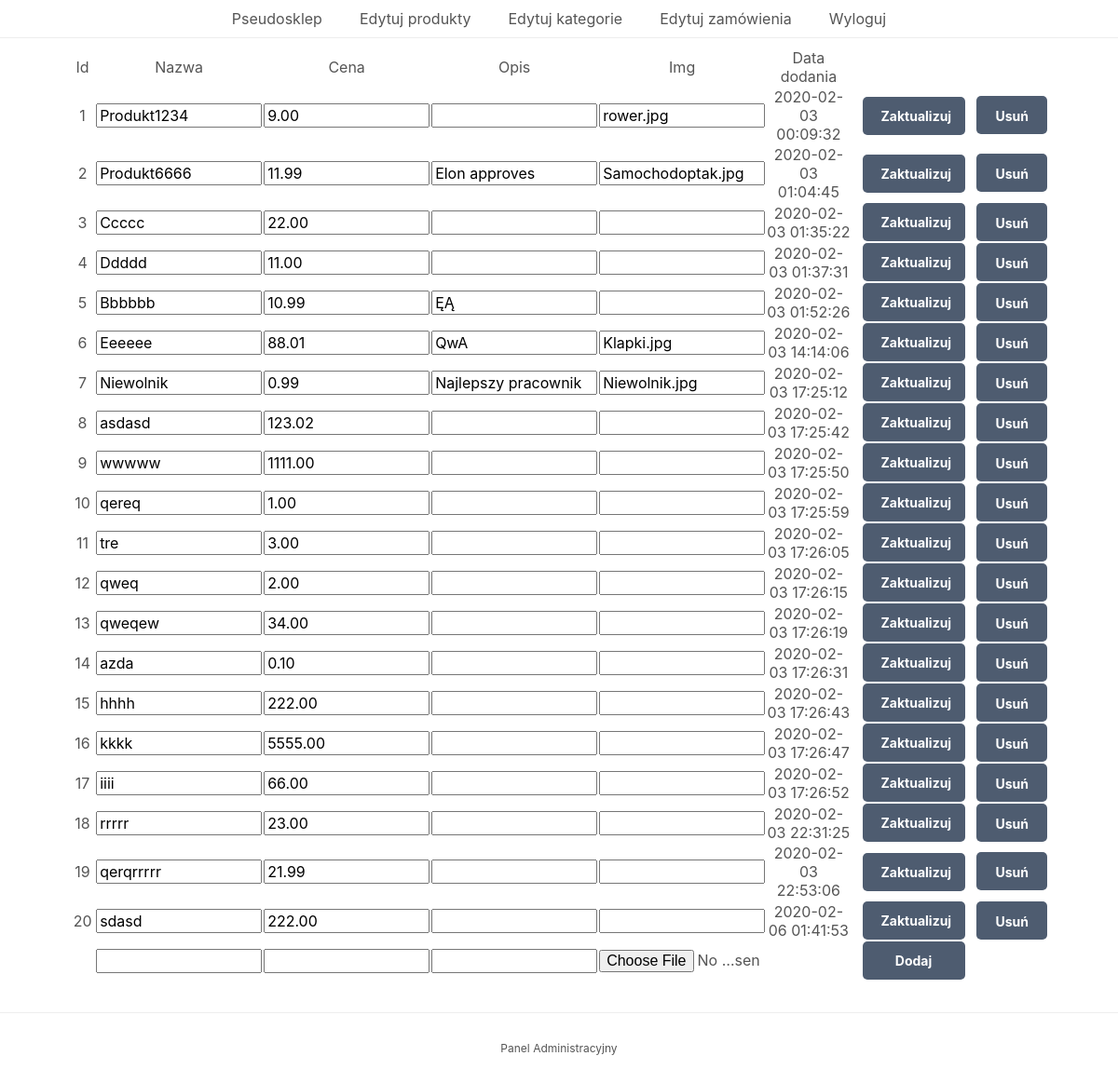
Screenshot of /index.php?page=panel (signed in) with the database file from the repository.
### tables this page shows
CREATE TABLE `produkty` (
  `id` int(11) NOT NULL AUTO_INCREMENT,
  `nazwa` varchar(200) NOT NULL,
  `cena` decimal(7,2) NOT NULL,
  `opis` text NOT NULL,
  `img` text NOT NULL,
  `data` datetime NOT NULL DEFAULT current_timestamp(),
  PRIMARY KEY (`id`),
  KEY `id` (`id`)
);

### index.php (called while the page is built, shortened)
<?php
include 'funkcje.php';
$page = isset($_GET['page']) && file_exists($_GET['page'] . '.php') ? $_GET['page'] : 'home';
include $page . '.php';
?>

### panel.php (the view, shortened to what this page needs)
<?php
$polecenie = $pdo->prepare('SELECT * FROM produkty');
$polecenie->execute();
$produkty = $polecenie->fetchAll(PDO::FETCH_ASSOC);
?>
<?=template_header_adm('Panel administracyjny')?>
<div class='content-wrapper panel'>
    <table>
        <thead>
            <tr>
                <td>Id</td>
                <td>Nazwa</td>
                <td>Cena</td>
                <td>Opis</td>
                <td>Img</td>
                <td>Data dodania</td>
                <td class="zaktualizuj"></td>
                <td class="usun"></td>
            </tr>
        </thead>
        <tbody>
    <?php foreach($produkty as $produkt): ?>
            <tr>
                <form method="post" action="index.php?page=panel">
                <td><?=$produkt['id'] ?></td>
                <td><input type="text" name="nazwa" value="<?=$produkt['nazwa'] ?>"></td>
                <td><input type="number" name="cena" value="<?=$produkt['cena'] ?>" placeholder="<?=$produkt['cena'] ?>" step="0.01"></td>
                <td><input type="text" name="opis" value="<?=$produkt['opis'] ?>"></td>
                <td><input type="text" name="img" value="<?=$produkt['img'] ?>"></td>
                <td><?=$produkt['data'] ?></td>
                <td><button type="submit" name="update" value="<?=$produkt['id'] ?>">Zaktualizuj</button></td>
                </form>
                <td><a class="button" href="index.php?page=panel&remove=<?=$produkt['id'] ?>">Usuń</a></td>
            </tr>
    <?php endforeach; ?>
            <tr>
            <form method="post" action="index.php?page=panel" enctype="multipart/form-data">
                <td></td>
                <td><input type="text" name="nazwa" required></td>
                <td><input type="number" name="cena" step="0.01" required></td>
                <td><input type="text" name="opis" ></td>
                <td><input type="file" name="img" ></td>
                <td></td>
                <td><button type="submit" name="add">Dodaj</button></td>
                </form>
                <td></td>
            </tr>
        </tbody>
    </table>
</div>
<?=template_footer()?>

### style.css (style rules this page uses)
* { box-sizing: border-box; font-family: -apple-system, BlinkMacSystemFont, "segoe ui", roboto, oxygen, ubuntu, cantarell, "fira sans", "droid sans", "helvetica neue", Arial, sans-serif; font-size: 16px; -webkit-font-smoothing: antialiased; -moz-osx-font-smoothing: grayscale; }
html { height: 100%; }
body { position: relative; min-height: 100%; color: #555555; background-color: #FFFFFF; margin: 0; padding-bottom: 100px; }
.content-wrapper { width: 1050px; margin: 0 auto; }
.panel td { width: 180px; text-align: center; }
.panel td:first-of-type { width: 50px; }
.panel td:last-of-type { width: 64px; }
.panel table { margin: 10px 0px; border-collapse: collapse; }
.panel input { width: 178px; }
.panel button { border-radius: 5px; width: 110px; text-align: center; padding-bottom: 20px; margin-left: 5px; padding: 12px 20px; border: none; background: #4e5c70; color: #FFFFFF; font-size: 14px; font-weight: bold; cursor: pointer; }
.button { border-radius: 5px; text-decoration: none; width: 110px; text-align: center; margin-left: 5px; padding: 13px 20px 11px 20px; border: none; background: #4e5c70; color: #FFFFFF; font-size: 14px; font-weight: bold; cursor: pointer; }

### rows the page displays
produkty: id "1", nazwa "Produkt1234", cena "9.00", img "rower.jpg", data "2020-02-03 00:09:32"
produkty: id "2", nazwa "Produkt6666", cena "11.99", opis "Elon approves", img "Samochodoptak.jpg", data "2020-02-03 01:04:45"
produkty: id "3", nazwa "Ccccc", cena "22.00", data "2020-02-03 01:35:22"
produkty: id "4", nazwa "Ddddd", cena "11.00", data "2020-02-03 01:37:31"
produkty: id "5", nazwa "Bbbbbb", cena "10.99", opis "ĘĄ", data "2020-02-03 01:52:26"
produkty: id "6", nazwa "Eeeeee", cena "88.01", opis "QwA", img "Klapki.jpg", data "2020-02-03 14:14:06"
produkty: id "7", nazwa "Niewolnik", cena "0.99", opis "Najlepszy pracownik", img "Niewolnik.jpg", data "2020-02-03 17:25:12"
produkty: id "8", nazwa "asdasd", cena "123.02", data "2020-02-03 17:25:42"
produkty: id "9", nazwa "wwwww", cena "1111.00", data "2020-02-03 17:25:50"
produkty: id "10", nazwa "qereq", cena "1.00", data "2020-02-03 17:25:59"
produkty: id "11", nazwa "tre", cena "3.00", data "2020-02-03 17:26:05"
produkty: id "12", nazwa "qweq", cena "2.00", data "2020-02-03 17:26:15"
produkty: id "13", nazwa "qweqew", cena "34.00", data "2020-02-03 17:26:19"
produkty: id "14", nazwa "azda", cena "0.10", data "2020-02-03 17:26:31"
produkty: id "15", nazwa "hhhh", cena "222.00", data "2020-02-03 17:26:43"
produkty: id "16", nazwa "kkkk", cena "5555.00", data "2020-02-03 17:26:47"
produkty: id "17", nazwa "iiii", cena "66.00", data "2020-02-03 17:26:52"
produkty: id "18", nazwa "rrrrr", cena "23.00", data "2020-02-03 22:31:25"
produkty: id "19", nazwa "qerqrrrrr", cena "21.99", data "2020-02-03 22:53:06"
produkty: id "20", nazwa "sdasd", cena "222.00", data "2020-02-06 01:41:53"
